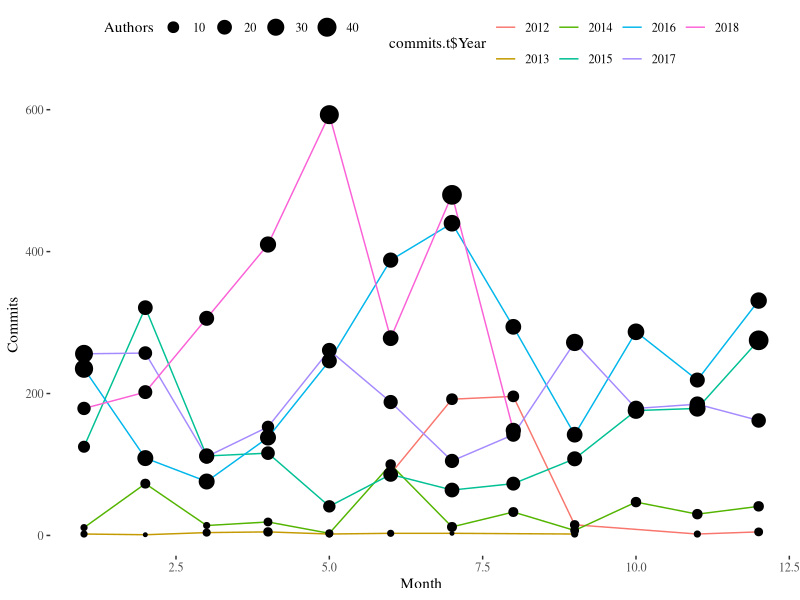
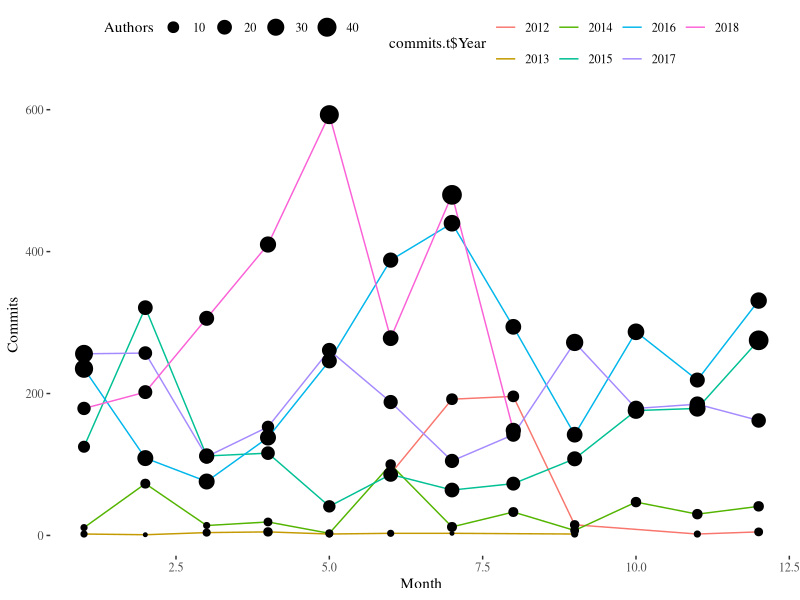

The R source for these figures, in order:
library(ggplot2)
library(ggthemes)

commits.t <- read.csv("../data/commits-year-month.csv")
commits.t <- commits.t[-nrow(commits.t),] # Last month is not complete
commits.t$Year <- as.factor(commits.t$Year)
ggplot(commits.t, aes(x=Month,y=Commits,group=Year))+geom_line(aes(color=commits.t$Year))+geom_point(aes(size=Authors))+theme_tufte()+theme(legend.position="top")
ggsave("../illos/commits-year-month.png",width=16, height=9)
